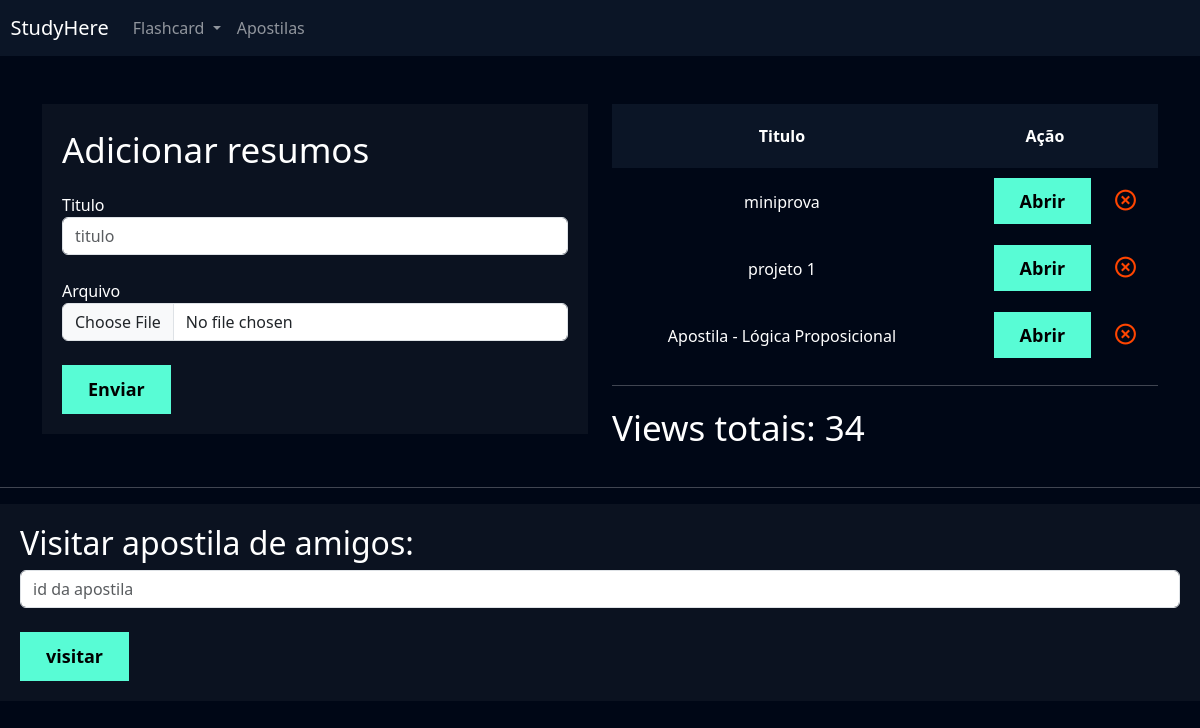
The page /apostilas/adicionar_apostilas/ (signed in) on the database its author committed.
### apostilas/models.py (models this page shows, shortened)
class Apostila(models.Model):
    user = models.ForeignKey(User, on_delete=models.DO_NOTHING)
    titulo = models.CharField(max_length=100)
    arquivo = models.FileField(upload_to='apostilas')

### apostilas/views.py (the view, shortened to what this page needs)
# urls.py: path('adicionar_apostilas/', views.adicionar_apostilas, name='adicionar_apostilas'),
def adicionar_apostilas(request):
    if request.method == 'GET':
        apostilas = Apostila.objects.filter(user=request.user)
        views_totais = ViewApostila.objects.filter(apostila__user=request.user).count()
        return render(request, 'adicionar_apostilas.html', {'apostilas': apostilas, 'views_totais': views_totais})

### apostilas/templates/adicionar_apostilas.html (shortened to what this page needs)
{% extends "base.html" %}
{% load static %}
{% block 'cabecalho' %}
    <link href="{% static 'usuarios/css/cadastro.css' %}" rel="stylesheet">
    <link href="{% static 'flashcard/css/novo_flashcard.css' %}" rel="stylesheet">
    <link href="{% static 'flashcard/css/iniciar_desafio.css' %}" rel="stylesheet">
    <link href="{% static 'flashcard/css/desafio.css' %}" rel="stylesheet">
    <link href="{% static 'apostilas/css/adicionar_apostilas.css' %}" rel="stylesheet">
    <link href='https://unpkg.com/boxicons@2.1.4/css/boxicons.min.css' rel='stylesheet'>
{% endblock 'cabecalho' %}
{% block 'conteudo' %}
    {% include "partials/header.html" %}
    <div class="container">
        <br><br>
        <div class="row">
            <div class="col-md">
                <div class="box-form">
                    <form action="{% url 'adicionar_apostilas' %}" method="POST" enctype='multipart/form-data'>{% csrf_token %}
                        <p class="fonte-secundaria">Adicionar resumos</p>
                        <label>Titulo</label>
                        <input type="text" name="titulo" placeholder="titulo" class="form-control">
                        <br>
                        <label>Arquivo</label>
                        <input type="file" name="arquivo" class="form-control">
                        <br>
                        <input type="submit" class="btn-cadastro" value="Enviar">
                    </form>
                </div>
            </div>
            <div class="col-md">
                <table>
                    <thead>
                      <tr>
                        <th scope="col">Titulo</th>
                        <th class="acao" scope="col">Ação</th>
                      </tr>
                    </thead>
                    <tbody>
                        {% for apostila in apostilas %}
                            <tr class="linha">
                                <td>{{apostila.titulo}}</td>
                                <td><a href="{% url 'apostila' apostila.id %}" style="color: black; text-decoration: none;" class="btn-cadastro">Abrir</a><a href="{% url 'deletar_apostila' apostila.id %}"><i class='icone-exit bx bx-x-circle'></i></a></td>
                            </tr>
                        {% endfor %}
                    </tbody>
                  </table>
                  <hr>
                  <p class="fonte-secundaria">Views totais: {{views_totais}}</p>
            </div>
        </div>
    </div>
    <hr>
    <div class="box-form">
        <form action="{% url 'visitar_apostila' %}" method="POST" enctype='multipart/form-data'>{% csrf_token %}
            <h2>Visitar apostila de amigos:</h2>
            <input type="text" name="visitar_id" placeholder="id da apostila" class="form-control">
            <br>
            <input type="submit" class="btn-cadastro" value="visitar">
        </form>
    </div>
{% endblock 'conteudo' %}

### templates/static/geral/css/base.css (style rules this page uses)
:root { --main-color: #0b1526; --dark-color: #000716; --secondary-dark-color: rgb(15, 2, 26); --light-color: #00c1f3; --contrast-color: #f4c96b; --differential-color: #58fcd5; }
body { background-color: var(--dark-color) !important; color: white !important; }

### templates/static/usuarios/css/cadastro.css (style rules this page uses)
* { margin: 0; padding: 0; }
.box-form { padding: 20px; background-color: rgba(217,217,217, .05); color: white !important; }
.btn-cadastro { padding: 10px; background-color: #58fcd5; border: none; border: 1px solid #58fcd5; font-size: 18px; font-weight: bold; padding-left: 25px; padding-right: 25px; }

### templates/static/flashcard/css/novo_flashcard.css (style rules this page uses)
.icone-exit { float: right; font-size: 25px; color: orangered; }

### templates/static/flashcard/css/iniciar_desafio.css (style rules this page uses)
.fonte-secundaria { font-size: 35px; }

### templates/static/flashcard/css/desafio.css (style rules this page uses)
table { width: 100%; padding: 20px; text-align: center; }
.linha { height: 40px; background-color: var(--dark-color); padding: 20px; }
td, th { padding: 20px; }
tr { background-color: var(--main-color); }

### templates/static/apostilas/css/adicionar_apostilas.css (style rules this page uses)
.acao { padding-left: 0px; }

### rows shown on the page
Apostila: titulo "miniprova"
Apostila: titulo "projeto 1"
Apostila: titulo "Apostila - Lógica Proposicional"

### other values the page prints
{{ views_totais }} "34"
